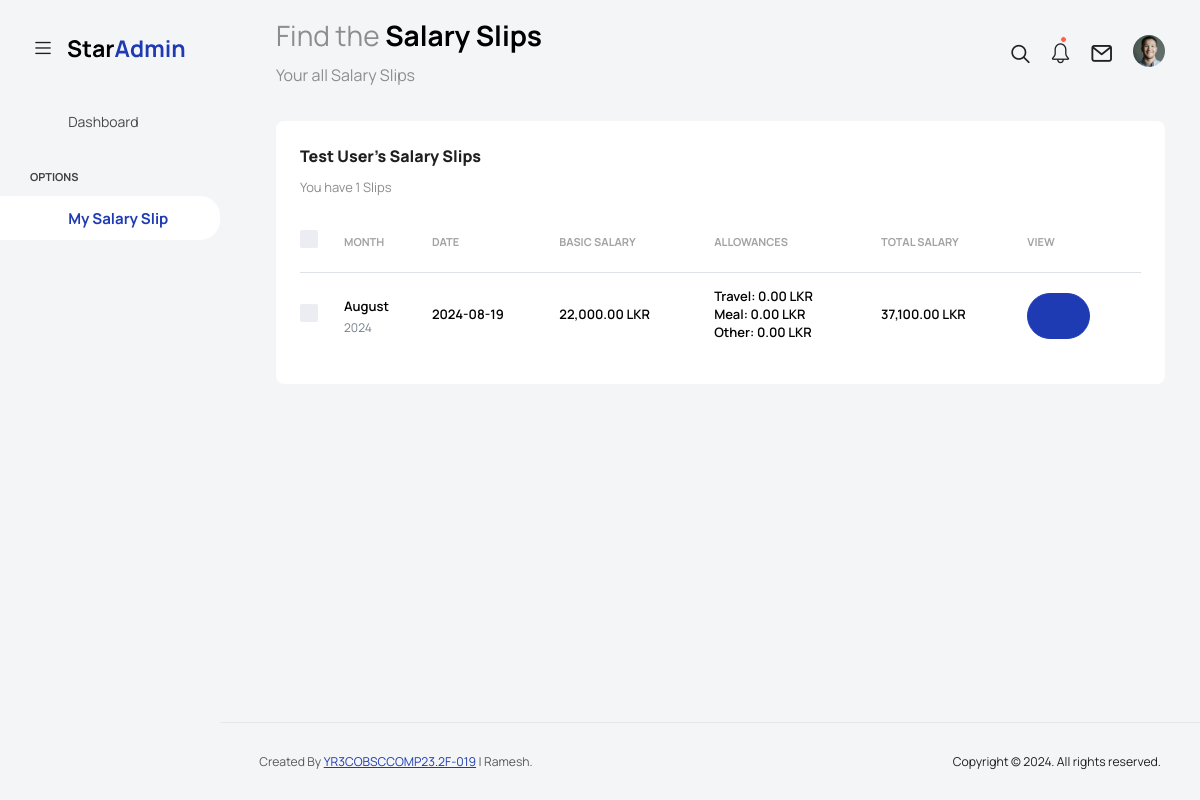
Screenshot of /U_salary_slip.php (signed in) with the database file from the repository.
### tables this page shows
CREATE TABLE `employees` (
  `user_id` int(11) NOT NULL,
  `first_name` varchar(50) NOT NULL,
  `last_name` varchar(50) NOT NULL,
  `gender` varchar(10) NOT NULL,
  `dob` date NOT NULL,
  `position` varchar(50) NOT NULL,
  `email` varchar(100) NOT NULL
);

CREATE TABLE `salary_slip` (
  `user_id` int(11) NOT NULL,
  `date_created` date NOT NULL,
  `ot` int(11) NOT NULL,
  `other` int(11) NOT NULL,
  `total` int(11) NOT NULL,
  `row_id` int(11) NOT NULL
);

CREATE TABLE `salaries` (
  `user_id` int(11) NOT NULL,
  `basic_salary` int(100) NOT NULL,
  `travel_all` int(100) NOT NULL,
  `meal_all` int(100) NOT NULL,
  `other_all` int(100) NOT NULL
);

### U_salary_slip.php (the view, shortened to what this page needs)
<!DOCTYPE html>
<?php
include('db_connection.php');
$user_id = $_SESSION['user_id'];
$stmt = $conn->prepare("SELECT first_name, last_name FROM employees WHERE user_id = ?");
$stmt->bind_param("i", $user_id);
$stmt->execute();
$result = $stmt->get_result();
$user = $result->fetch_assoc();
$name = htmlspecialchars($user['first_name'] . ' ' . $user['last_name']);
$stmt = $conn->prepare("
    SELECT s.user_id, s.date_created, s.ot, s.other, s.total, sa.basic_salary, sa.travel_all, sa.meal_all, sa.other_all, s.row_id
    FROM salary_slip s
    JOIN salaries sa ON s.user_id = sa.user_id
    WHERE s.user_id = ?
");
$stmt->bind_param("i", $user_id);
$stmt->execute();
$salary_slips = $stmt->get_result();
$employee_query = $conn->prepare("SELECT * FROM salary_slip where user_id = $user_id");
$employee_query->execute();
$employee_result = $employee_query->get_result();
$employees = $employee_result->fetch_all(MYSQLI_ASSOC);
?>
<html lang="en">
  <head>
    <link rel="stylesheet" href="assets/vendors/feather/feather.css">
    <link rel="stylesheet" href="assets/vendors/mdi/css/materialdesignicons.min.css">
    <link rel="stylesheet" href="assets/vendors/ti-icons/css/themify-icons.css">
    <link rel="stylesheet" href="assets/vendors/font-awesome/css/font-awesome.min.css">
    <link rel="stylesheet" href="assets/vendors/typicons/typicons.css">
    <link rel="stylesheet" href="assets/vendors/simple-line-icons/css/simple-line-icons.css">
    <link rel="stylesheet" href="assets/vendors/css/vendor.bundle.base.css">
    <link rel="stylesheet" href="assets/vendors/bootstrap-datepicker/bootstrap-datepicker.min.css">
    <link rel="stylesheet" href="assets/vendors/datatables.net-bs4/dataTables.bootstrap4.css">
    <link rel="stylesheet" type="text/css" href="assets/js/select.dataTables.min.css">
    <link rel="stylesheet" href="assets/css/style.css">
  </head>
  <body class="with-welcome-text">
    <div class="container-scroller">
      <nav class="navbar default-layout col-lg-12 col-12 p-0 fixed-top d-flex align-items-top flex-row">
        <div class="text-center navbar-brand-wrapper d-flex align-items-center justify-content-start">
          <div class="me-3">
            <button class="navbar-toggler navbar-toggler align-self-center" type="button" data-bs-toggle="minimize">
              <span class="icon-menu"></span>
            </button>
          </div>
          <div>
            <a class="navbar-brand brand-logo" href="index.html">
              <img src="assets/images/logo.svg" alt="logo" />
            </a>
          </div>
        </div>
        <div class="navbar-menu-wrapper d-flex align-items-top">
          <ul class="navbar-nav">
            <li class="nav-item fw-semibold d-none d-lg-block ms-0">
              <h1 class="welcome-text">Find the <span class="text-black fw-bold">Salary Slips</span></h1>
              <h3 class="welcome-sub-text">Your all Salary Slips </h3>
            </li>
          </ul>
          <ul class="navbar-nav ms-auto">
            <li class="nav-item">
              <form class="search-form" action="#">
                <i class="icon-search"></i>
                <input type="search" class="form-control" placeholder="Search Here" title="Search here">
              </form>
            </li>
            <li class="nav-item dropdown">
              <a class="nav-link count-indicator" id="notificationDropdown" href="#" data-bs-toggle="dropdown">
                <i class="icon-bell"></i>
                <span class="count"></span>
              </a>
            </li>
            <li class="nav-item dropdown">
              <a class="nav-link count-indicator" id="countDropdown" href="#" data-bs-toggle="dropdown" aria-expanded="false">
                <i class="icon-mail icon-lg"></i>
              </a>
            </li>
            <li class="nav-item dropdown d-none d-lg-block user-dropdown">
              <a class="nav-link" id="UserDropdown" href="#" data-bs-toggle="dropdown" aria-expanded="false">
                <img class="img-xs rounded-circle" src="assets/images/faces/face8.jpg" alt="Profile image">
              </a>
            </li>
          </ul>
        </div>
      </nav>
      <div class="container-fluid page-body-wrapper">
        <nav class="sidebar sidebar-offcanvas" id="sidebar">
          <ul class="nav">
            <li class="nav-item">
              <a class="nav-link" href="User Dashboard.php">
                <i class="mdi mdi-grid-large menu-icon"></i>
                <span class="menu-title">Dashboard</span>
              </a>
            </li>
            <li class="nav-item nav-category">Options</li>
            <li class="nav-item">
              <a class="nav-link" href="U_salary_slip.php">
                <i class="menu-icon mdi mdi-file-document"></i>
                <span class="menu-title">My Salary Slip</span>
              </a>
            </li>
          </ul>
        </nav>
        <div class="main-panel">
          <div class="content-wrapper">
            <div class="row">
              <div class="col-sm-12">
                <div class="col-12 grid-margin stretch-card">
                  <div class="card card-rounded">
                    <div class="card-body">
                      <div class="d-sm-flex justify-content-between align-items-start">
                        <div>
                          <h4 class="card-title card-title-dash"><?php echo htmlspecialchars($name); ?>'s Salary Slips</h4>
                          <p class="card-subtitle card-subtitle-dash">You have <?php echo count($employees); ?> Slips</p>
                        </div>
                      </div>
                      <div class="table-responsive  mt-1">
                        <table class="table select-table">
                          <thead>
                            <tr>
                              <th>
                                <div class="form-check form-check-flat mt-0">
                                </div>
                              </th>
                              <th>Month</th>
                              <th>Date</th>
                              <th>Basic Salary</th>
                              <th>Allowances</th>
                              <th>Total Salary</th>
                              <th>View</th>
                            </tr>
                          </thead>
                          <tbody>
                            <?php while ($slip = $salary_slips->fetch_assoc()): ?>
                                <tr>
                                    <td>
                                        <div class="form-check form-check-flat mt-0">
                                        </div>
                                    </td>
                                    <td>
                                        <h6><?php echo date('F', strtotime($slip['date_created'])); ?></h6>
                                        <p><?php echo date('Y', strtotime($slip['date_created'])); ?></p>
                                    </td>
                                    <td>
                                        <h6><?php echo date('Y-m-d', strtotime($slip['date_created'])); ?></h6>
                                    </td>
                                    <td>
                                        <h6><?php echo number_format($slip['basic_salary'], 2); ?> LKR</h6>
                                    </td>
                                    <td>
                                        <h6>
                                            Travel: <?php echo number_format($slip['travel_all'], 2); ?> LKR<br>
                                            Meal: <?php echo number_format($slip['meal_all'], 2); ?> LKR<br>
                                            Other: <?php echo number_format($slip['other_all'], 2); ?> LKR
                                        </h6>
                                    </td>
                                    <td>
                                        <h6><?php echo number_format($slip['total'], 2); ?> LKR</h6>
                                    </td>
                                    <td>
                                        <a href="view_slip.php?id=<?php echo $slip['row_id']; ?>">
                                            <button type="button" class="btn btn-primary btn-rounded btn-icon">
                                                <i class="ti-eye"></i>
                                            </button>
                                        </a>
                                    </td>
                                </tr>
                            <?php endwhile; ?>
                        </tbody>
                        </table>
                      </div>
                    </div>
                  </div>
                </div>
              </div>
            </div>
          </div>
          <footer class="footer">
            <div class="d-sm-flex justify-content-center justify-content-sm-between">
              <span class="text-muted text-center text-sm-left d-block d-sm-inline-block">Created By <a href="https://github.com/RameshRukshan" target="_blank">YR3COBSCCOMP23.2F-019</a> | Ramesh.</span>
              <span class="float-none float-sm-end d-block mt-1 mt-sm-0 text-center">Copyright © 2024. All rights reserved.</span>
            </div>
          </footer>
        </div>
      </div>
    </div>
  </body>
</html>

### rows the page displays
employees: name "Test User"
salary_slip: date_created "August", date_created "2024", date_created "2024-08-19", salaries.basic_salary "22,000.00", salaries.travel_all "0.00", salaries.meal_all "0.00", salaries.other_all "0.00", total "37,100.00"

### other values shown
count($employees) "1"
